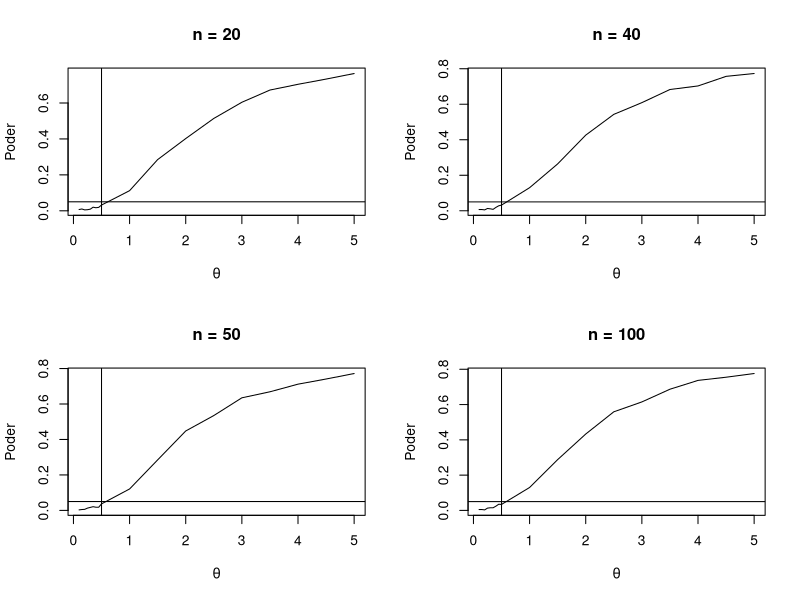

Write the R code that produced this figure.
#--------------Cauchy-------------------#
  
  r <- 1000            
  mu0 <- 1/2       
  mu.test1 <- c(seq(0.1, 0.5, .05))
  mu.test2 <- c(seq(1, 5, .5))
  mu.test<-c(mu.test1,mu.test2) 
  M <- length(mu.test)              
  poder <- numeric(M)               
  nobs <- c(20, 40, 50, 100)        
  poder_nobs <- matrix(0,length(nobs),M)  
  c <- 1
  for(j in nobs) {
    for (i in 1:M) {
      mu <- mu.test[i]
      p_value <- replicate(r, expr = {
        x <- rcauchy(j, mu, 1)
        test_t <- t.test(x, alternative = "greater", mu = mu0)
        test_t$p.value})
      poder[i] <- mean(p_value <= 0.05)
    }
    poder_nobs[c,] <- poder
    c = c+1
  }
  
  #Gráficos com n diferentes
  x11()
  par(mfrow=c(2,2))
  plot(mu.test, poder_nobs[1,], type = "l", xlab = bquote(theta), ylab = "Poder", main = "n = 20")
  abline(v = mu0, lty = 1)
  abline(h = .05, lty = 1)
  
  plot(mu.test, poder_nobs[2,], type = "l", xlab = bquote(theta), ylab = "Poder", main = "n = 40")
  abline(v = mu0, lty = 1)
  abline(h = .05, lty = 1)
  
  plot(mu.test, poder_nobs[3,], type = "l", xlab = bquote(theta), ylab = "Poder", main = "n = 50")
  abline(v = mu0, lty = 1)
  abline(h = .05, lty = 1)
  
  plot(mu.test, poder_nobs[4,], type = "l", xlab = bquote(theta), ylab = "Poder", main = "n = 100")
  abline(v = mu0, lty = 1)
  abline(h = .05, lty = 1)
